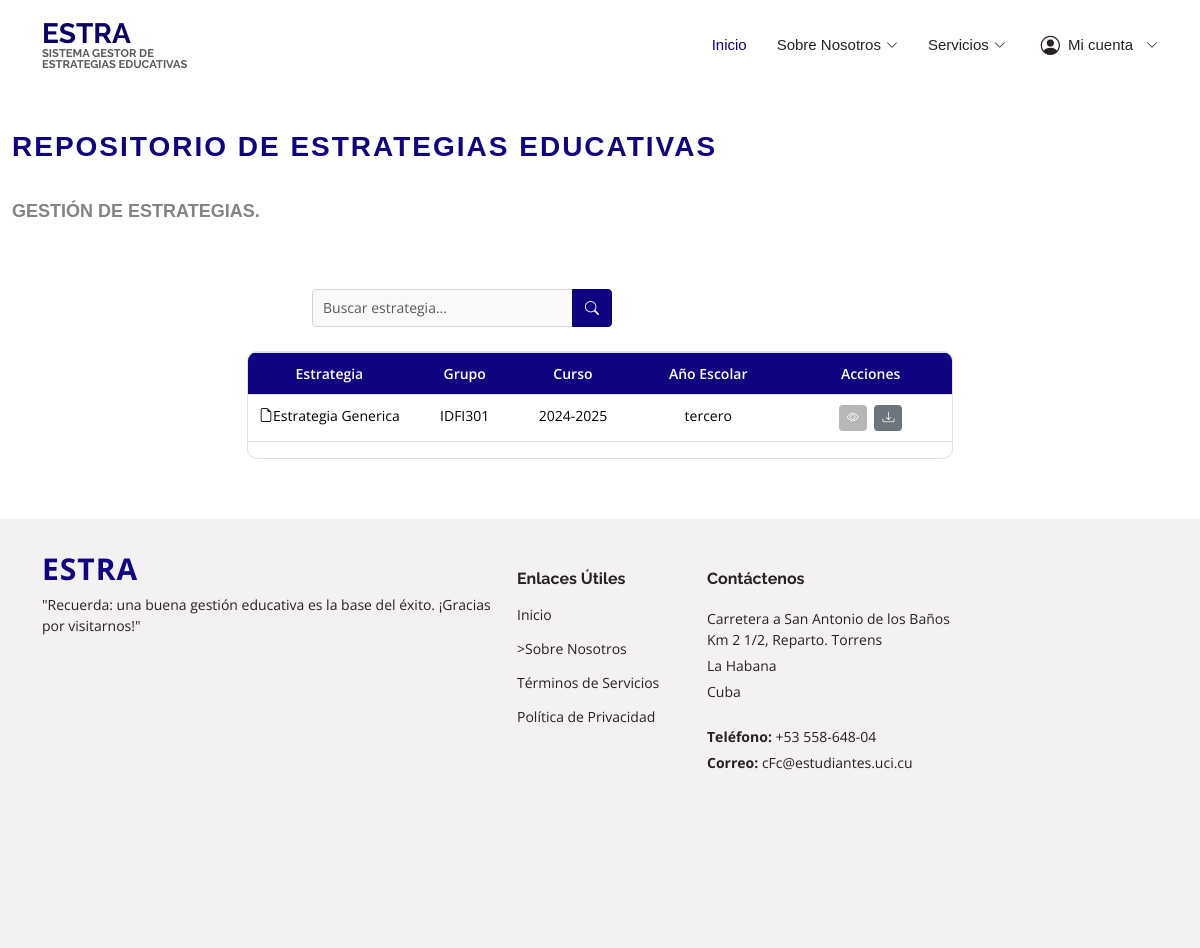
The app's page /estrategias/ (signed in), older data.
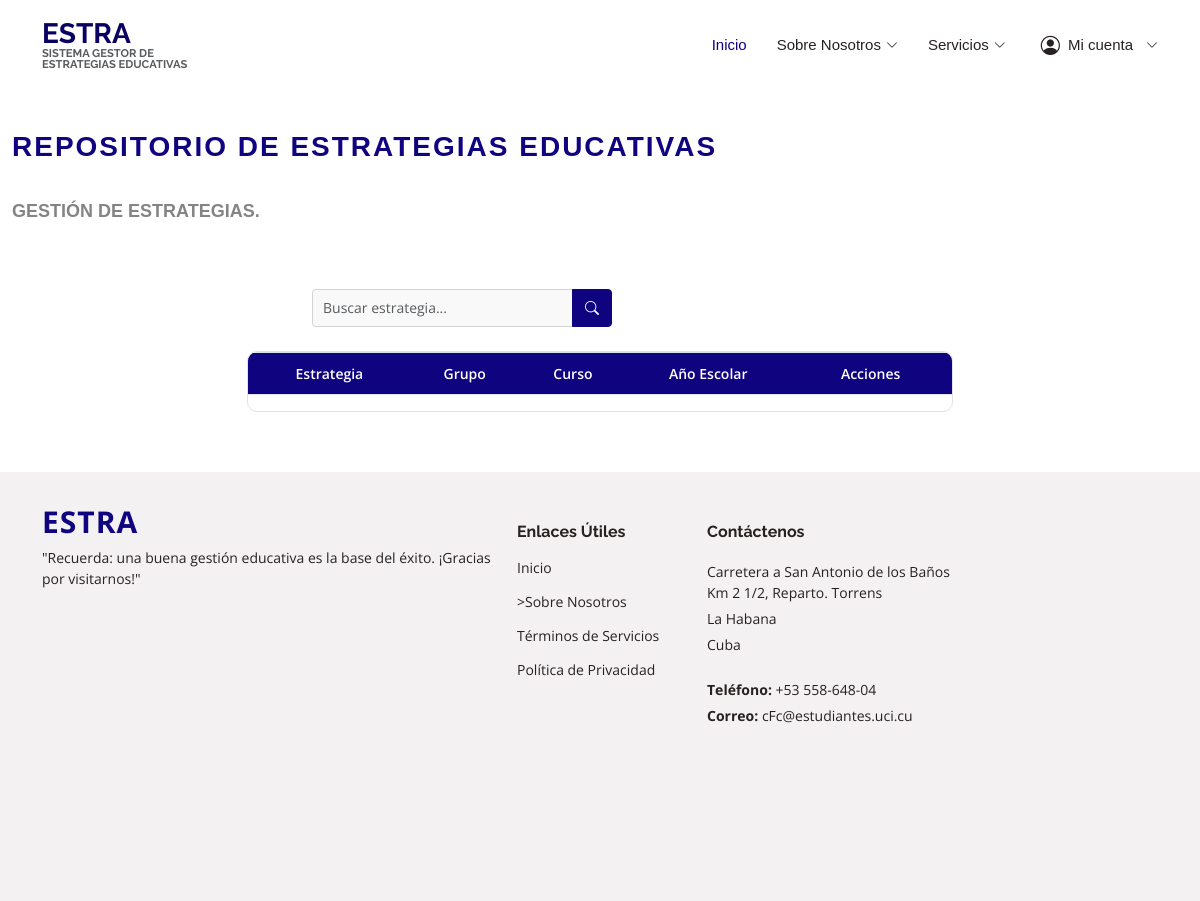
The same page, newer data.
### estrategias/models.py (models this page shows, shortened)
class Estrategia(models.Model):
    ANIO_CHOICES = [
        ('primero', 'Primero'),
        ('segundo', 'Segundo'),
        ('tercero', 'Tercero'),
        ('cuarto', 'Cuarto'),
    ]
    curso = models.CharField(max_length=20)
    anio_escolar = models.CharField(max_length=10, choices=ANIO_CHOICES)
    grupo = models.CharField(max_length=20)
    nombre = models.CharField(max_length=255, blank=True, default="Estrategia_{id}")
    autor = models.CharField(max_length=255, blank=True, default="autor_{id}")
    plan_estudios = models.TextField(blank=True, default="plan_estudios_{id}")
    obj_general = models.TextField(blank=True, default="objetivo_general_{id}")
    obj_estrategia = models.TextField(blank=True, default="objetivos_estrategia_{id}")
    dir_grupo = models.CharField(max_length=255, blank=True, default="direccion_grupo_{id}")
    caract_grupo = models.TextField(blank=True, default="caracteristicas_grupo_{id}")
    colect_pedagogico = models.TextField(blank=True, default="colectivo_pedagogico_{id}")
    dim_curricular = models.TextField(blank=True, default="dimension_curricular_{id}")
    dim_extensionista = models.TextField(blank=True, default="dimension_extensionista_{id}")
    dim_politica = models.TextField(blank=True, default="dimension_politico_ideologica_{id}")
    obj_dc = models.TextField(blank=True, default="obj_dc_{id}")
    plan_dc = models.TextField(blank=True, default="plan_dc_{id}")
    obj_de = models.TextField(blank=True, default="obj_de_{id}")
    plan_de = models.TextField(blank=True, default="plan_de_{id}")
    obj_dp = models.TextField(blank=True, default="obj_dp_{id}")
    plan_dp = models.TextField(blank=True, default="plan_dp_{id}")
    evaluacion = models.TextField(blank=True, default="evaluacion_integral_{id}")
    otros_aspectos = models.TextField(blank=True, default="otros_aspectos_{id}")
    conclusiones = models.TextField(blank=True, default="conclusiones_{id}")
    fecha_creacion = models.DateTimeField(auto_now_add=True, null=True,blank=True)
    fecha_modificacion = models.DateTimeField(auto_now=True, null=True,blank=True)
    class Meta:
        unique_together = ('curso', 'grupo')

### estrategias/vistas/vistas_usuario.py (the view, shortened to what this page needs)
# urls.py: path('estrategias/', vistas_usuario.visualizar_estrategias, name='estrategias'),
def visualizar_estrategias(request):
    if not request.user.is_authenticated:
        messages.error(request, "Debes iniciar sesión para realizar esta acción.")
        return redirect('login')
    """Visualizar todas las estrategias."""
    query = request.GET.get("q", "")
    estrategias = Estrategia.objects.all()
    if hasattr(request.user, 'grupo') and request.user.grupo:
        estrategias = estrategias.filter(grupo=request.user.grupo)
    return render(request, "usuarios/listar_estrategias.html", {"estrategias": estrategias, "query": query})

### templates/usuarios/listar_estrategias.html (shortened to what this page needs)
{% extends "baseg.html" %}
{% load static %}
{% block content %}
<div id="maind">
    <section id="estrategia-educativa" class="estrategia-educativa section-bg">
      <div class="container-fluid">
        <div class="section-title">
          <h2>Repositorio de Estrategias Educativas</h2>
          <br>
          <p>Gestión de estrategias.</p>
          <br>
        </div>
    <form method="GET" action="{% url 'estrategias' %}" class="search-bar mb-4">
      <div class="input-group">
        <input type="text" name="q" class="form-control" placeholder="Buscar estrategia..." aria-label="Buscar" value="{{ request.GET.q }}">
        <button class="btn btn-primary" type="submit">
          <i class="bi bi-search"></i>
        </button>
      </div>
    </form>
        <form id="form-eliminar-estrategias" method="POST" action="{% url 'p_eliminar_estrategias' %}">
          <div class="table-container">
            <div class="table-responsive">
              <table class="table table-bordered table-hover custom-table">
                <thead>
                  <tr>
                    <th>Estrategia</th>
                    <th>Grupo</th>
                    <th>Curso</th>
                    <th>Año Escolar</th>
                    <th>Acciones</th>
                  </tr>
                </thead>
                <tbody>
                  {% for estrategia in estrategias %}
                  <tr data-id="{{ estrategia.id }}">
                    <td>
                      <i class="bi bi-file-earmark"></i>{{ estrategia.nombre }}
                    </td>
                    <td>{{ estrategia.grupo }}</td>
                    <td>{{ estrategia.curso }}</td>
                    <td>{{ estrategia.anio_escolar }}</td>
                    <td>
                      <button type="button" class="btn btn-action btn-ver-detalles" data-id="{{ estrategia.id }}" title="Ver Detalles">
                        <i class="bi bi-eye"></i>
                      </button>
                      <button type="button" class="btn btn-action btn-descargar-pdf  btn-secondary" data-id="{{ estrategia.id }}" title="DescargarPdf">
                        <i class="bi bi-download"></i>
                      </button>
                    </td>
                  </tr>
                  {% endfor %}
                </tbody>
              </table>
            </div>
          </div>
        </form>
      </div>
    </section>
</div>
{% endblock %}

Row changes from the older to the newer data that the page shows:
removed Estrategia: nombre "Estrategia Generica", grupo "IDFI301", curso "2024-2025", anio_escolar "tercero"
